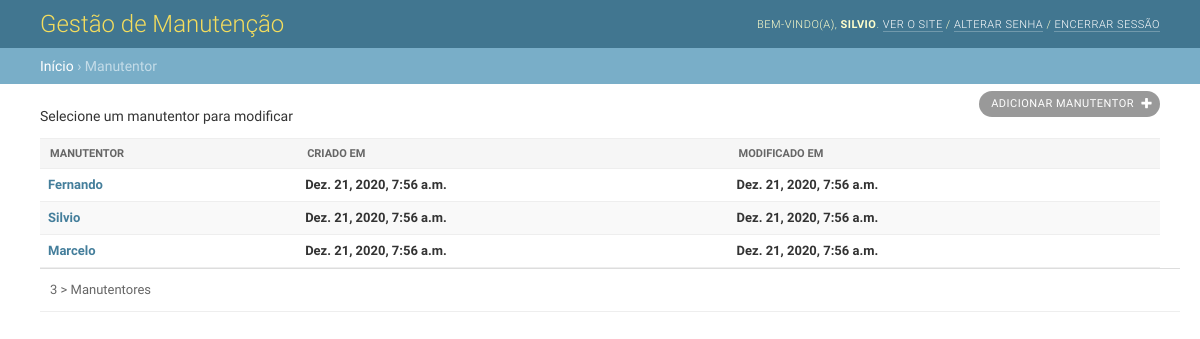
/manutentor/, run on an earlier commit of the app's database.
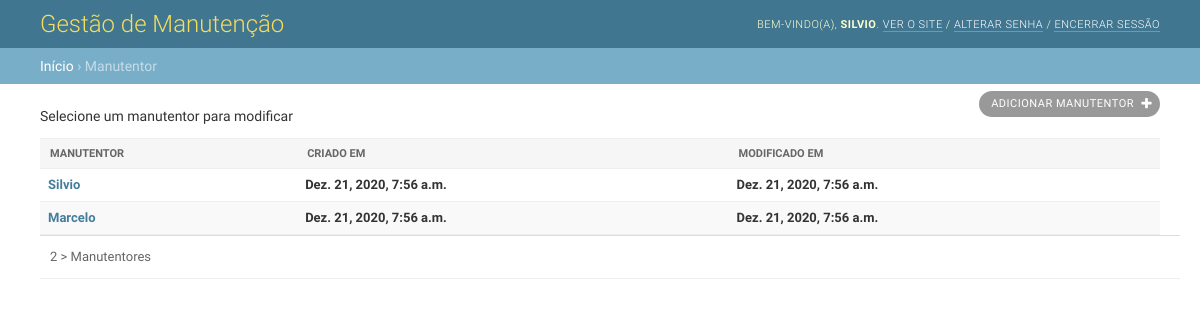
And on a later commit of the database.
### core/models.py (models this page shows, shortened)
class Base(models.Model):
    create = models.DateTimeField(auto_now_add=True)
    update = models.DateTimeField(auto_now=True)

class Manutencao(Base):
    funcao_choices = [
        ('eletric', 'Eletricista'),
        ('macanic', 'Mecânico'),
        ('lub', 'Lubrificador'),
        ('aut', 'Automação'),
        ('refri', 'Refrigeração'),
        ('aux_eletric', 'Auxiliar Eletricista'),
        ('aux_mecanic', 'Auxiliar Mecânico'),
        ('aux_refri', 'Auxiliar Refrigeração'),
    ]
    Nome = models.CharField(verbose_name='Nome do Manutentor', max_length=50)
    funcao = models.CharField(
        verbose_name='Função do Manutentor',
        max_length=25,
        choices=funcao_choices,
        default='eletric',
        )

class Base(models.Model):
    create = models.DateTimeField(auto_now_add=True)
    update = models.DateTimeField(auto_now=True)

### core/views.py (the view)
# urls.py: path('manutentor/', manutentor, name='manutencao'),
def manutentor(request):
    dados = Manutencao.objects.all()
    context = {
        'dados': dados,
    }
    return render(request, 'ordem/manutentor.html', context)

### core/templates/ordem/manutentor.html (shortened to what this page needs)
{% extends 'ordem/base.html' %}
{% block breadcrumbs %}
    <a href="#">Início</a>
    &rsaquo; Manutentor
{% endblock %}
{% block main %}
<div class="main shifted" id="main">
    <div class="content">
      <div id="content" class="flex">
        <p>Selecione um manutentor para modificar</p>
        <div id="content-main">
          <ul class="object-tools">
            <li>
              <a href="{% url 'manutencao_add' %}" class="addlink">
                Adicionar manutentor
              </a>
            </li>
          </ul>
          <div class="module" id="changelist">
            <div class="changelist-form-container">
              <form id="changelist-form" method="post" novalidate>
                <div class="container">
                  <table id="result_list">
                    <thead>
                      <tr>
                        <th scope="col"  class="">
                          <div class="text"><span>Manutentor</span></div>
                        </th>
                        <th scope="col"  class="">
                          <div class="text"><span>Criado em</span></div>
                        </th>
                        <th scope="col"  class="">
                          <div class="text"><span>Modificado em</span></div>
                        </th>
                      </tr>
                    </thead>
                    <tbody>
                      {% for dados in dados %}
                      <tr>
                          <th class="">
                            <a href="{% url 'manutentor_update' dados.id %}">{{ dados.Nome }}</a>
                          </th>
                          <th class="">
                            <a>{{ dados.create }}</a>
                          </th>
                          <th class="">
                            <a>{{ dados.update }}</a>
                          </th>
                      </tr>
                      {% endfor %}
                    </tbody>
                  </table>
                  <p class="paginator">
                    {% if dados.count == 1 %}
                    <span>{{ dados.count }} > Manutentor</span>
                    {% else %}
                      <span>{{ dados.count }} > Manutentores</span>
                    {% endif %}
                  </p>
                </div>
              </form>
            </div>
          </div>
        </div>
        <br class="clear">
        </div>
        </div>
      </div>
    </div>
{% endblock %}

What changed in the data, as far as the page shows it:
removed Manutencao: Nome "Fernando", create "Dez. 21, 2020, 7:56 a.m.", update "Dez. 21, 2020, 7:56 a.m."
Also different on the page:
{{ dados.count }}: "3" → "2"
